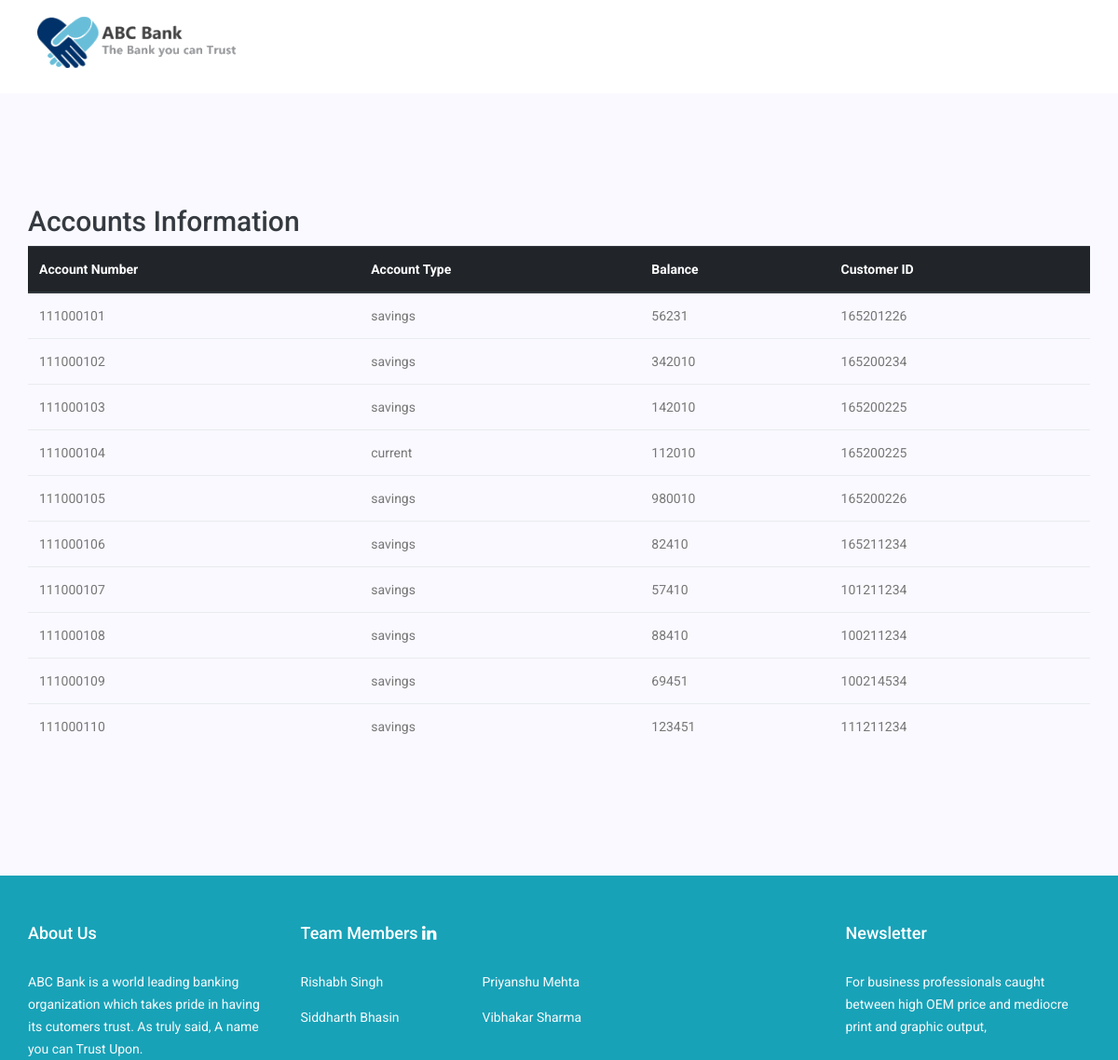
Screenshot of /showaccounts with the database file from the repository.
### application/models.py (models this page shows, shortened)
class Accounts(db.Model):
    acc_number = db.Column(db.Integer(), primary_key=True)
    acc_type = db.Column(db.String())
    balance = db.Column(db.Integer)
    cust_id = db.Column(db.Integer, db.ForeignKey('transaction.cust_id'))

### application/routes.py (the view)
@app.route('/showaccounts')
def showaccounts():
    return render_template('showaccounts.html', accounts=Accounts.query.all())

### application/templates/showaccounts.html
{% include 'includes/header.html' %}
 <section class="feature_area p_120">
    <div class="container">
            <h2 class="text-dark">Accounts Information</h2>
            <table class="table">
                <thead class="thead-dark">
                  <tr>
                    <th scope="col">Account Number</th>
                    <th scope="col">Account Type</th>
                    <th scope="col">Balance</th>
                    <th scope="col">Customer ID</th>
                  </tr>
                </thead>
                <tbody>
                  {% for acc in accounts %}
                    <tr>
                      <td>{{ acc.acc_number }}</td>
                      <td>{{ acc.acc_type }}</td>
                      <td>{{ acc.balance }}</td>
                      <td>{{ acc.cust_id }}</td>
                    </tr>
                  {% endfor %}
                </tbody>
              </table>
    </div>
</section>
  {%  include 'includes/footer.html'%}

### rows the page displays
Accounts: acc_number "111000101", acc_type "savings", balance "56231", cust_id "165201226"
Accounts: acc_number "111000102", acc_type "savings", balance "342010", cust_id "165200234"
Accounts: acc_number "111000103", acc_type "savings", balance "142010", cust_id "165200225"
Accounts: acc_number "111000104", acc_type "current", balance "112010", cust_id "165200225"
Accounts: acc_number "111000105", acc_type "savings", balance "980010", cust_id "165200226"
Accounts: acc_number "111000106", acc_type "savings", balance "82410", cust_id "165211234"
Accounts: acc_number "111000107", acc_type "savings", balance "57410", cust_id "101211234"
Accounts: acc_number "111000108", acc_type "savings", balance "88410", cust_id "100211234"
Accounts: acc_number "111000109", acc_type "savings", balance "69451", cust_id "100214534"
Accounts: acc_number "111000110", acc_type "savings", balance "123451", cust_id "111211234"
